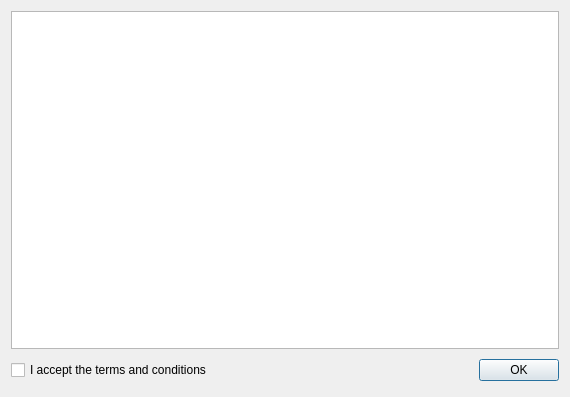
<ui version="4.0" >
 <class>OmgTermsAndConditionsBase</class>
 <widget class="QDialog" name="OmgTermsAndConditionsBase" >
  <property name="geometry" >
   <rect>
    <x>0</x>
    <y>0</y>
    <width>570</width>
    <height>397</height>
   </rect>
  </property>
  <property name="sizePolicy" >
   <sizepolicy vsizetype="Preferred" hsizetype="Preferred" >
    <horstretch>0</horstretch>
    <verstretch>0</verstretch>
   </sizepolicy>
  </property>
  <property name="minimumSize" >
   <size>
    <width>470</width>
    <height>350</height>
   </size>
  </property>
  <property name="windowTitle" >
   <string>Terms and Conditions</string>
  </property>
  <property name="windowIcon" >
   <iconset resource="../resources/resources.qrc" >:/om_icon_small.png</iconset>
  </property>
  <layout class="QGridLayout" >
   <item row="0" column="0" colspan="3" >
    <widget class="QTextEdit" name="teConditions" />
   </item>
   <item row="1" column="0" >
    <widget class="QCheckBox" name="chkAcceptTerms" >
     <property name="toolTip" >
      <string>&lt;html>&lt;head>&lt;meta name="qrichtext" content="1" />&lt;/head>&lt;body style=" white-space: pre-wrap; font-family:Sans Serif; font-weight:400; font-style:normal; text-decoration:none;">&lt;p style=" margin-top:0px; margin-bottom:0px; margin-left:0px; margin-right:0px; -qt-block-indent:0; text-indent:0px;">&lt;span style=" color:#000000;">You must accept the terms and conditions to continue&lt;/span>&lt;/p>&lt;/body>&lt;/html></string>
     </property>
     <property name="text" >
      <string>I accept the terms and conditions</string>
     </property>
    </widget>
   </item>
   <item row="1" column="1" >
    <spacer>
     <property name="orientation" >
      <enum>Qt::Horizontal</enum>
     </property>
     <property name="sizeHint" >
      <size>
       <width>51</width>
       <height>31</height>
      </size>
     </property>
    </spacer>
   </item>
   <item row="1" column="2" >
    <widget class="QDialogButtonBox" name="buttonBox" >
     <property name="orientation" >
      <enum>Qt::Horizontal</enum>
     </property>
     <property name="standardButtons" >
      <set>QDialogButtonBox::Ok</set>
     </property>
    </widget>
   </item>
  </layout>
 </widget>
 <resources>
  <include location="../resources/resources.qrc" />
 </resources>
 <connections>
  <connection>
   <sender>buttonBox</sender>
   <signal>accepted()</signal>
   <receiver>OmgTermsAndConditionsBase</receiver>
   <slot>accept()</slot>
   <hints>
    <hint type="sourcelabel" >
     <x>516</x>
     <y>365</y>
    </hint>
    <hint type="destinationlabel" >
     <x>560</x>
     <y>324</y>
    </hint>
   </hints>
  </connection>
  <connection>
   <sender>buttonBox</sender>
   <signal>rejected()</signal>
   <receiver>OmgTermsAndConditionsBase</receiver>
   <slot>reject()</slot>
   <hints>
    <hint type="sourcelabel" >
     <x>437</x>
     <y>368</y>
    </hint>
    <hint type="destinationlabel" >
     <x>369</x>
     <y>342</y>
    </hint>
   </hints>
  </connection>
 </connections>
</ui>
